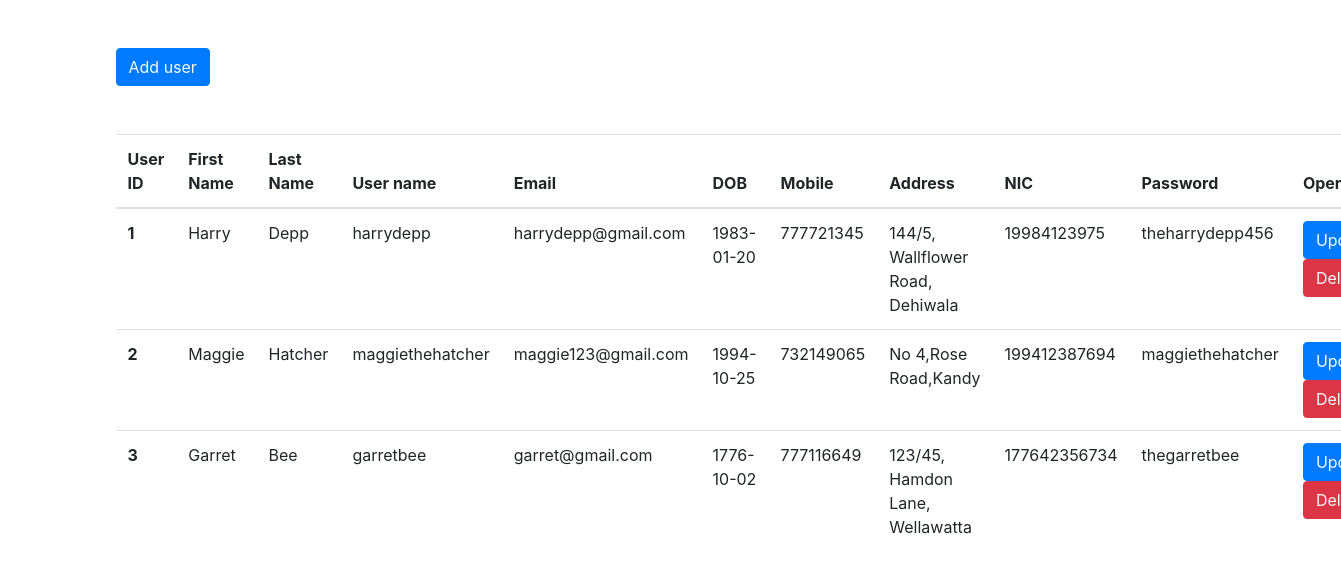
Screenshot of /display.php with the database file from the repository.
### tables this page shows
CREATE TABLE `user` (
  `UserID` int(11) NOT NULL,
  `First_Name` varchar(100) NOT NULL,
  `Last_Name` varchar(100) NOT NULL,
  `Username` varchar(50) NOT NULL,
  `Email_Address` varchar(100) NOT NULL,
  `Date_Of_Birth` date NOT NULL,
  `Mobile_Number` int(10) NOT NULL,
  `U_Address` varchar(150) NOT NULL,
  `NIC` varchar(12) NOT NULL,
  `U_Password` varchar(50) NOT NULL
);

### display.php (the view, shortened to what this page needs)
<?php require_once 'config.php';?>
<!DOCTYPE html>
<html lang="en">
    <head>
        <link rel="stylesheet" href="https://cdn.jsdelivr.net/npm/bootstrap@4.0.0/dist/css/bootstrap.min.css">
    </head>
    <body>
    <div class="container">
        <button class="btn btn-primary my-5"><a href="user.php" class="text-light">Add user</a>
        </button>
        <table class="table">
        <thead>
          <tr>
            <th scope="col">User ID</th>
            <th scope="col">First Name</th>
            <th scope="col">Last Name</th>
            <th scope="col">User name</th>
            <th scope="col">Email</th>
            <th scope="col">DOB</th>
            <th scope="col">Mobile</th>
            <th scope="col">Address</th>
            <th scope="col">NIC</th>
            <th scope="col">Password</th>
            <th scope="col">Operations</th>
      </tr>
  </thead>
  <tbody>
<?php
$sql="SELECT * FROM user";
$result=$conn->query($sql);
if($result){
    while($row=mysqli_fetch_assoc($result)){
        $UserID=$row['UserID'];
        $First_Name=$row['First_Name'];
        $Last_Name=$row['Last_Name'];
        $Username=$row['Username'];
        $Email_Address=$row['Email_Address'];
        $Date_Of_Birth=$row['Date_Of_Birth'];
        $Mobile_Number=$row['Mobile_Number'];
        $U_Address=$row['U_Address'];
        $NIC=$row['NIC'];
        $U_Password=$row['U_Password'];
        echo '<tr>
        <th scope="row">'.$UserID.'</th>
        <td>'.$First_Name.'</td>
        <td>'.$Last_Name.'</td>
        <td>'.$Username.'</td>
        <td>'.$Email_Address.'</td>
        <td>'.$Date_Of_Birth.'</td>
        <td>'.$Mobile_Number.'</td>
        <td>'.$U_Address.'</td>
        <td>'.$NIC.'</td>
        <td>'.$U_Password.'</td>
        <td>
        <button class="btn btn-primary"><a href="update.php? updateid='.$UserID.'" class="text-light">Update</a></button>
        <button class="btn btn-danger"><a href="delete.php? deletid='.$UserID.'" class="text-light">Delete</a></button>
        </td>
      </tr>';
    }
}
?>
  </tbody>
</table>
    </div>
</body>
</html>

### rows the page displays
user: UserID "1", First_Name "Harry", Last_Name "Depp", Username "harrydepp", Email_Address "harrydepp@gmail.com", Date_Of_Birth "1983-01-20", Mobile_Number "777721345", U_Address "144/5, Wallflower Road, Dehiwala", NIC "19984123975", U_Password "theharrydepp456"
user: UserID "2", First_Name "Maggie", Last_Name "Hatcher", Username "maggiethehatcher", Email_Address "maggie123@gmail.com", Date_Of_Birth "1994-10-25", Mobile_Number "732149065", U_Address "No 4,Rose Road,Kandy", NIC "199412387694", U_Password "maggiethehatcher"
user: UserID "3", First_Name "Garret", Last_Name "Bee", Username "garretbee", Email_Address "garret@gmail.com", Date_Of_Birth "1776-10-02", Mobile_Number "777116649", U_Address "123/45, Hamdon Lane, Wellawatta", NIC "177642356734", U_Password "thegarretbee"
